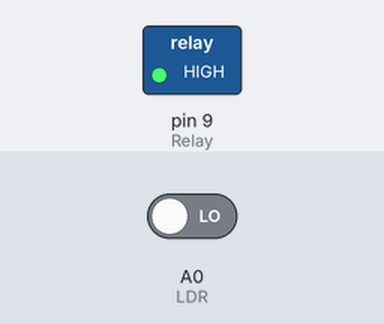
Simulated run of this sketch. Board: Arduino Uno, built with avr-gcc and run on an emulated ATmega328P. Shown: switched loads named in the sketch (green lamp = pin HIGH). The inputs (shaded band) are chosen by the test bench; at power-on: A0 (LDR) LOW. What the sketch prints to the serial monitor is not drawn.

Above: at 0.1 s.
At 1.1 s:
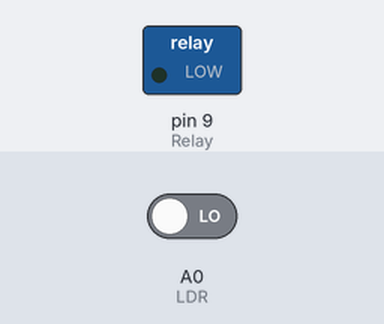
Timing chart, 0 to 2.6 s (numbered marks = the images above):
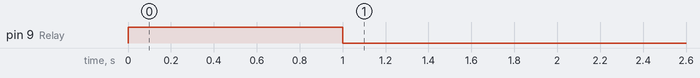

Measured:
- by itself, pin 9 (Relay): HIGH → LOW at 1.0 s

The sketch:

Program_2.ino
```cpp
#include<SoftwareSerial.h>
int LDR = A0;
int Relay = 9;
void setup(){
  Serial.begin(9600);
  pinMode(LDR,INPUT);
  pinMode(Relay,OUTPUT);
  digitalWrite(Relay,OUTPUT);
}
void loop(){
  int data = digitalRead(LDR);
  Serial.print("LDR digital reading:");
  Serial.println(data);
  delay(1000);
  if(data == 1){
    digitalWrite(Relay,HIGH);
    delay(200);
  }
  if(data == 0){
    digitalWrite(Relay,LOW);
    delay(200);
  }

}
```
